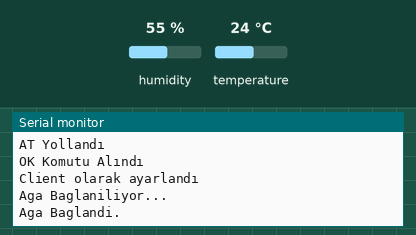
This sketch was run on a simulated Arduino Uno, built with avr-gcc and run on an emulated ATmega328P. Parts: the last lines printed to the serial monitor. The test bench sets the inputs (shaded band); at power-on: humidity 55 %, temperature 24 °C. The modem accepts every AT command (registered, SIM ready, sends succeed) and sends nothing else.

Above: at 2.2 s.
2.3 s: humidity set to 22 %
At 5.5 s:
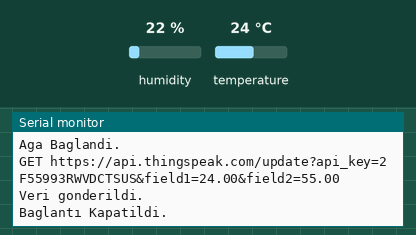
5.6 s: temperature set to 12 °C
7.1 s: humidity set to 40 %
At 9.9 s:
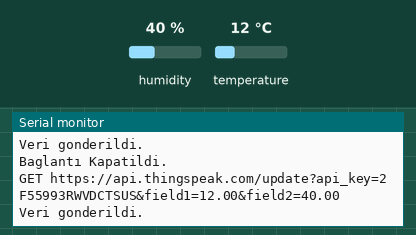

Measured:
- after the input at 7.1 s, the serial monitor: prints a new line after 2.1 s (image 2)

The sketch:

ESP8266_Kullanimi.ino
```cpp
#include <SoftwareSerial.h>                                   //SoftwareSerial kütüphanimizi ekliyoruz.
#include <dht11.h>                                            //DHT11 sensör kütüphanemizi ekliyoruz.

String agAdi = "Robotistan";                 //Ağımızın adını buraya yazıyoruz.
String agSifresi = "fortinet";           //Ağımızın şifresini buraya yazıyoruz.

int rxPin = 10;                                               //ESP8266 RX pini
int txPin = 11;                                               //ESP8266 TX pini
int dht11Pin = 2;

String ip = "184.106.153.149";                                //Thingspeak ip adresi
float sicaklik, nem;

dht11 DHT11;

SoftwareSerial esp(rxPin, txPin);                             //Seri haberleşme pin ayarlarını yapıyoruz.

void setup() {

  Serial.begin(9600);  //Seri port ile haberleşmemizi başlatıyoruz.
  Serial.println("Started");
  esp.begin(115200);                                          //ESP8266 ile seri haberleşmeyi başlatıyoruz.
  esp.println("AT");                                          //AT komutu ile modül kontrolünü yapıyoruz.
  Serial.println("AT Yollandı");
  while(!esp.find("OK")){                                     //Modül hazır olana kadar bekliyoruz.
    esp.println("AT");
    Serial.println("ESP8266 Bulunamadı.");
  }
  Serial.println("OK Komutu Alındı");
  esp.println("AT+CWMODE=1");                                 //ESP8266 modülünü client olarak ayarlıyoruz.
  while(!esp.find("OK")){                                     //Ayar yapılana kadar bekliyoruz.
    esp.println("AT+CWMODE=1");
    Serial.println("Ayar Yapılıyor....");
  }
  Serial.println("Client olarak ayarlandı");
  Serial.println("Aga Baglaniliyor...");
  esp.println("AT+CWJAP=\""+agAdi+"\",\""+agSifresi+"\"");    //Ağımıza bağlanıyoruz.
  while(!esp.find("OK"));                                     //Ağa bağlanana kadar bekliyoruz.
  Serial.println("Aga Baglandi.");
  delay(1000);
}
void loop() {
  esp.println("AT+CIPSTART=\"TCP\",\""+ip+"\",80");           //Thingspeak'e bağlanıyoruz.
  if(esp.find("Error")){                                      //Bağlantı hatası kontrolü yapıyoruz.
    Serial.println("AT+CIPSTART Error");
  }
  DHT11.read(dht11Pin);
  sicaklik = (float)DHT11.temperature;
  nem = (float)DHT11.humidity;
  String veri = "GET https://api.thingspeak.com/update?api_key=2F55993RWVDCTSUS";   //Thingspeak komutu. Key kısmına kendi api keyimizi yazıyoruz.                                   //Göndereceğimiz sıcaklık değişkeni
  veri += "&field1=";
  veri += String(sicaklik);
  veri += "&field2=";
  veri += String(nem);                                        //Göndereceğimiz nem değişkeni
  veri += "\r\n\r\n";
  esp.print("AT+CIPSEND=");                                   //ESP'ye göndereceğimiz veri uzunluğunu veriyoruz.
  esp.println(veri.length()+2);
  delay(2000);
  if(esp.find(">")){                                          //ESP8266 hazır olduğunda içindeki komutlar çalışıyor.
    esp.print(veri);                                          //Veriyi gönderiyoruz.
    Serial.println(veri);
    Serial.println("Veri gonderildi.");
    delay(1000);
  }
  Serial.println("Baglantı Kapatildi.");
  esp.println("AT+CIPCLOSE");                                //Bağlantıyı kapatıyoruz
  delay(1000);                                               //Yeni veri gönderimi için 1 dakika bekliyoruz.
}
```
